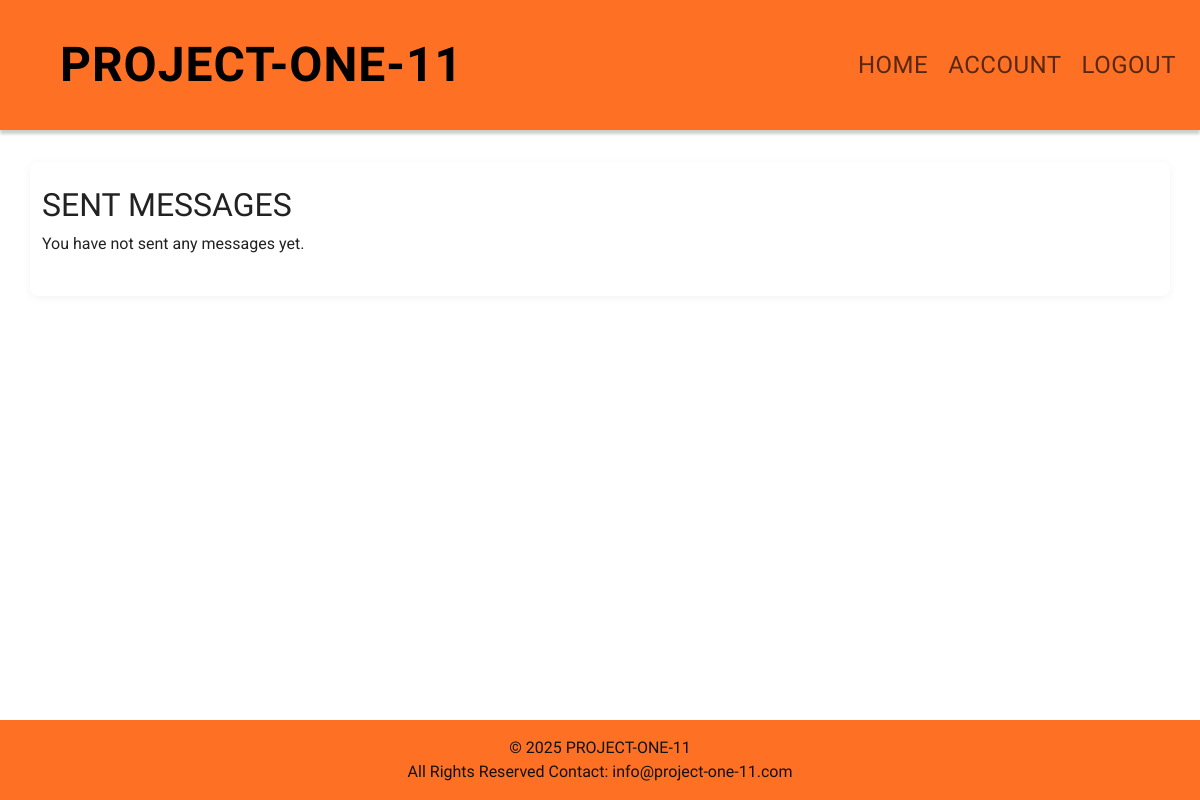
The app's page /marketplace/sent/ (signed in), older data.
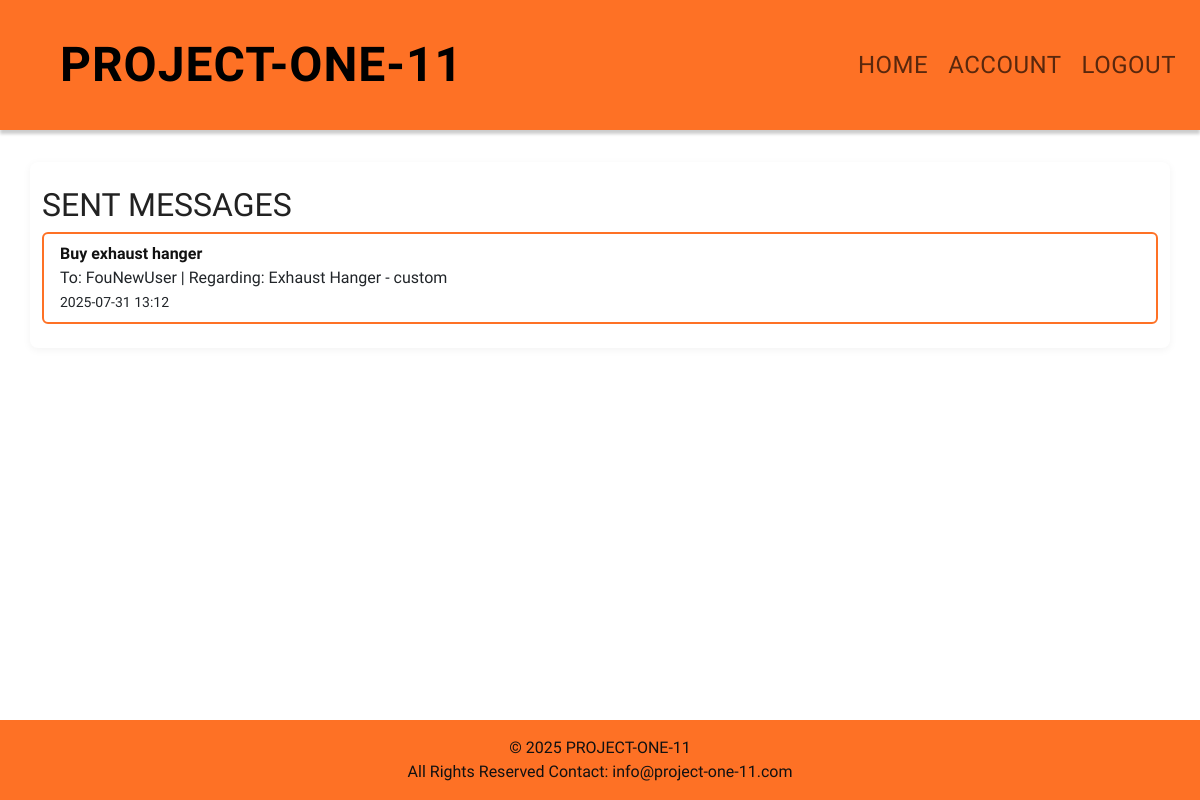
The same page, newer data.
### marketplace/models.py (models this page shows, shortened)
class Message(models.Model):
    sender = models.ForeignKey(settings.AUTH_USER_MODEL, related_name='sent_messages', on_delete=models.CASCADE)
    recipient = models.ForeignKey(settings.AUTH_USER_MODEL, related_name='received_messages', on_delete=models.CASCADE)
    item = models.ForeignKey('Item', null=True, blank=True, on_delete=models.CASCADE)
    subject = models.CharField(max_length=255)
    body = models.TextField()
    timestamp = models.DateTimeField(auto_now_add=True)
    is_read = models.BooleanField(default=False)

class Item(models.Model):
    CATEGORY_CHOICES = [
        ('engine', 'Engine'),
        ('body', 'Body'),
        ('electrical', 'Electrical'),
        ('other', 'Other'),
    ]
    make = models.CharField(max_length=50, blank=True, null=True)
    year = models.CharField(max_length=10, blank=True, null=True)
    model_name = models.CharField(max_length=50, blank=True, null=True)
    model_designation = models.CharField(max_length=50, blank=True, null=True)
    category = models.CharField(max_length=20, choices=CATEGORY_CHOICES)
    title = models.CharField(max_length=100)
    description = models.TextField()
    price = models.DecimalField(max_digits=10, decimal_places=2)
    owner = models.ForeignKey(settings.AUTH_USER_MODEL, on_delete=models.CASCADE, related_name='items')
    created_at = models.DateTimeField(auto_now_add=True)

### accounts/models.py (models this page shows)
class User(AbstractUser):
    is_buyer = models.BooleanField(default=True, verbose_name='Buyer')
    is_seller = models.BooleanField(default=True, verbose_name='Seller')
    is_business = models.BooleanField(default=False, verbose_name='Business')

### marketplace/views.py (the view)
# urls.py: path('sent/', views.sent_messages, name='sent_messages'),
@login_required
def sent_messages(request):
    messages = Message.objects.filter(sender=request.user).order_by('-timestamp')
    return render(request, 'marketplace/sent_messages.html', {'messages': messages})

### accounts/templates/marketplace/sent_messages.html
{% extends 'base.html' %}
{% block content %}
  <h2>SENT MESSAGES</h2>
  {% if messages %}
    <ul class="list-group">
      {% for message in messages %}
        <li class="list-group-item">
          <a href="{% url 'message_detail' message.id %}"><strong>{{ message.subject }}</strong></a>
          <br>
          To: {{ message.recipient.username }} | Regarding: {{ message.item.title }}
          <br>
          <small>{{ message.timestamp|date:"Y-m-d H:i" }}</small>
        </li>
      {% endfor %}
    </ul>
  {% else %}
    <p>You have not sent any messages yet.</p>
  {% endif %}
{% endblock %}

Row changes from the older to the newer data that the page shows:
added Message: subject "Buy exhaust hanger", recipient.username "FouNewUser", item "Exhaust Hanger - custom", timestamp "2025-07-31 13:12"
Text that changed along with them:
text no longer shown: "You have not sent any messages yet."
